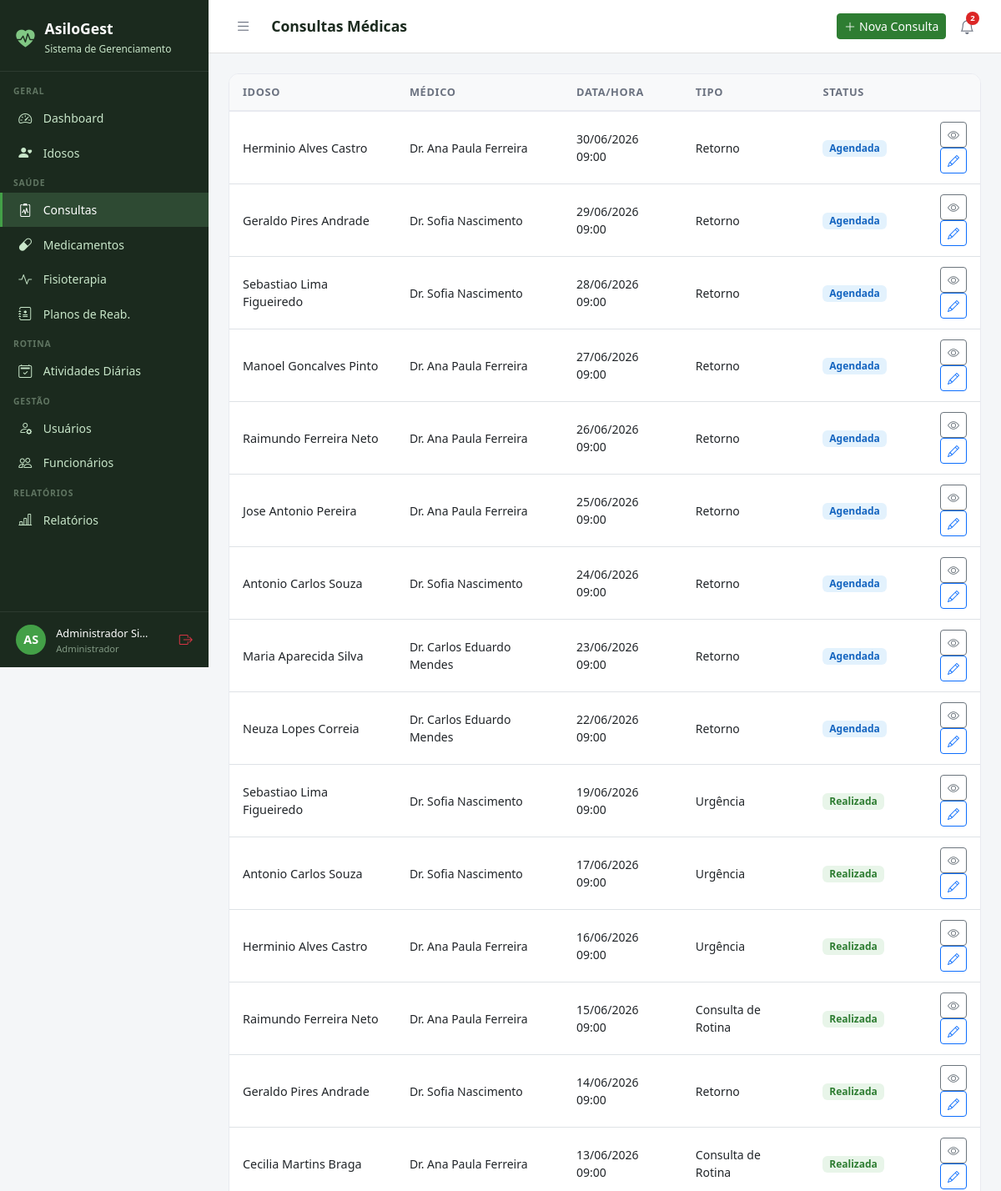
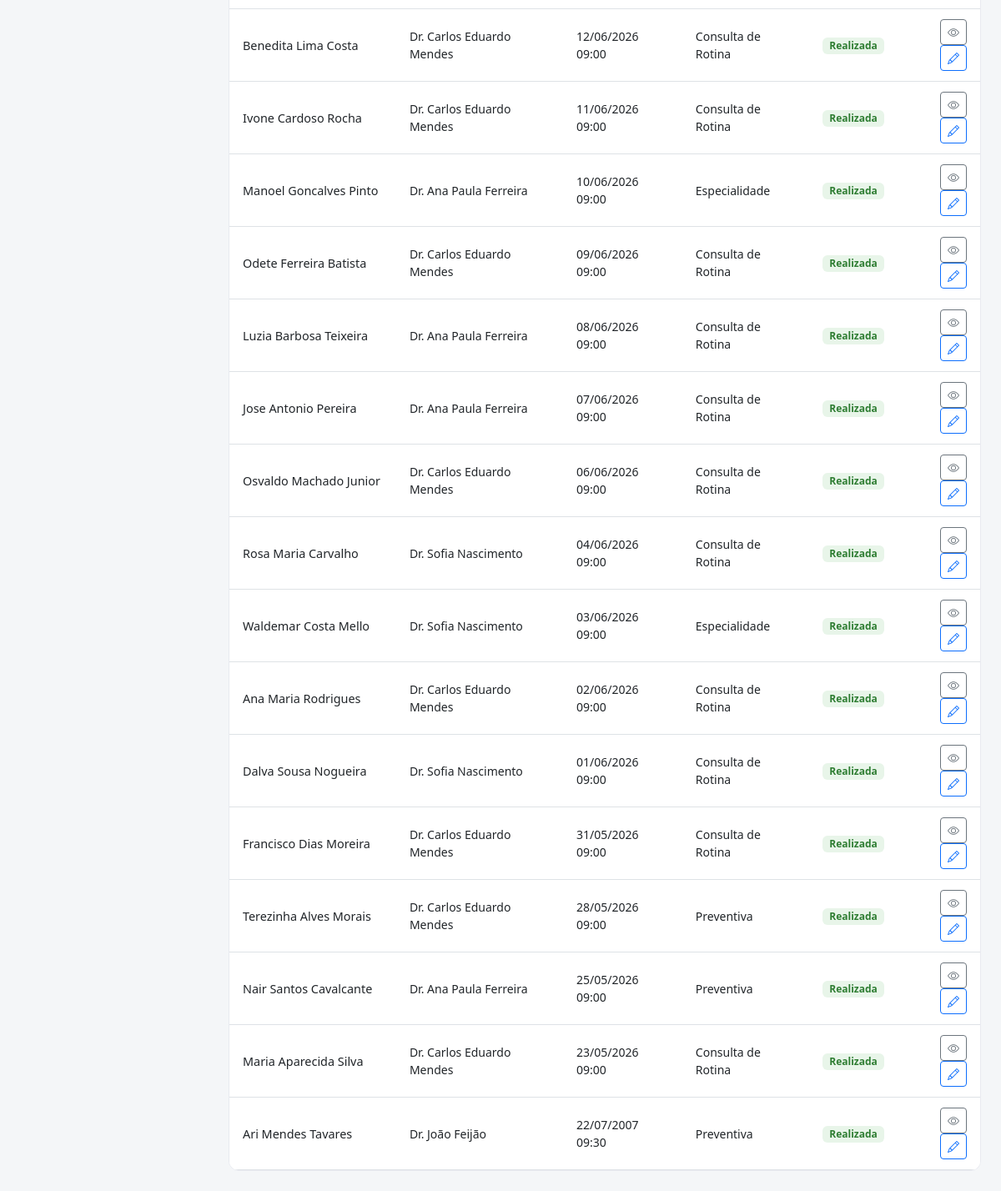
Screenshot of /consultas/ (signed in) with the database file from the repository (2 pictures, top to bottom).
### core/models.py (models this page shows, shortened)
class Usuario(AbstractUser):
    PERFIL_CHOICES = [
        ('administrador', 'Administrador'),
        ('medico', 'Médico'),
        ('fisioterapeuta', 'Fisioterapeuta'),
        ('enfermeiro', 'Enfermeiro(a)'),
        ('recepcionista', 'Recepcionista'),
        ('familiar', 'Familiar do Idoso'),
    ]
    perfil = models.CharField(
        max_length=20, choices=PERFIL_CHOICES,
        default='recepcionista', verbose_name='Perfil de Acesso'
    )
    telefone = models.CharField(max_length=15, blank=True, verbose_name='Telefone')
    cpf = models.CharField(max_length=14, unique=True, null=True, blank=True, verbose_name='CPF')
    foto = models.ImageField(upload_to='usuarios/', blank=True, null=True, verbose_name='Foto')
    data_nascimento = models.DateField(null=True, blank=True, verbose_name='Data de Nascimento')
    especialidade = models.CharField(
        max_length=100, blank=True, verbose_name='Especialidade',
        help_text='Preencha para Médico ou Fisioterapeuta'
    )
    data_admissao = models.DateField(null=True, blank=True, verbose_name='Data de Admissão')
    primeiro_acesso = models.BooleanField(
        default=True, verbose_name='Primeiro Acesso',
        help_text='Usuário deve definir senha no primeiro login'
    )
    ativo = models.BooleanField(default=True, verbose_name='Ativo')
    criado_em = models.DateTimeField(auto_now_add=True)
    class Meta:
        verbose_name = 'Usuário'
        verbose_name_plural = 'Usuários'
        ordering = ['first_name', 'last_name']
    @property
    def is_administrador(self):
        return self.perfil == 'administrador' or self.is_superuser
    @property
    def is_fisioterapeuta(self):
        return self.perfil == 'fisioterapeuta'
    @property
    def is_familiar(self):
        return self.perfil == 'familiar'
    @property
    def pode_editar_saude(self):
        return self.is_administrador or self.is_medico
    @property
    def pode_ver_saude(self):
        return (self.is_administrador or self.is_medico
                or self.is_fisioterapeuta or self.is_enfermeiro)
    @property
    def pode_cadastrar_usuarios(self):
        return self.is_administrador or self.is_recepcionista
    @property
    def pode_administrar(self):
        return self.is_administrador

### consultas/models.py (models this page shows, shortened)
class Consulta(models.Model):
    TIPO_CHOICES = [
        ('rotina', 'Consulta de Rotina'),
        ('urgencia', 'Urgência'),
        ('retorno', 'Retorno'),
        ('especialidade', 'Especialidade'),
        ('preventiva', 'Preventiva'),
    ]
    STATUS_CHOICES = [
        ('agendada', 'Agendada'),
        ('realizada', 'Realizada'),
        ('cancelada', 'Cancelada'),
        ('falta', 'Falta'),
    ]
    idoso = models.ForeignKey(Idoso, on_delete=models.CASCADE, related_name='consultas')
    medico = models.ForeignKey(Usuario, on_delete=models.SET_NULL, null=True, related_name='consultas_medico', limit_choices_to={'perfil': 'medico'})
    data_hora = models.DateTimeField(verbose_name='Data e Hora')
    tipo = models.CharField(max_length=15, choices=TIPO_CHOICES, default='rotina')
    status = models.CharField(max_length=10, choices=STATUS_CHOICES, default='agendada')
    queixa_principal = models.TextField(blank=True, verbose_name='Queixa Principal')
    anamnese = models.TextField(blank=True, verbose_name='Anamnese')
    exame_fisico = models.TextField(blank=True, verbose_name='Exame Físico')
    diagnostico = models.TextField(blank=True, verbose_name='Diagnóstico')
    prescricao = models.TextField(blank=True, verbose_name='Prescrição / Conduta')
    retorno_em = models.DateField(null=True, blank=True, verbose_name='Retorno Previsto')
    observacoes = models.TextField(blank=True)
    criado_em = models.DateTimeField(auto_now_add=True)
    atualizado_em = models.DateTimeField(auto_now=True)
    class Meta:
        verbose_name = 'Consulta'
        verbose_name_plural = 'Consultas'
        ordering = ['-data_hora']

### idosos/models.py (models this page shows, shortened)
class Idoso(models.Model):
    SEXO_CHOICES = [('M', 'Masculino'), ('F', 'Feminino')]
    TIPO_SANGUINEO = [('A+','A+'),('A-','A-'),('B+','B+'),('B-','B-'),('AB+','AB+'),('AB-','AB-'),('O+','O+'),('O-','O-')]
    STATUS_CHOICES = [('ativo','Ativo'),('inativo','Inativo'),('internado','Internado'),('falecido','Falecido')]
    nome = models.CharField(max_length=150, verbose_name='Nome Completo')
    data_nascimento = models.DateField(verbose_name='Data de Nascimento')
    sexo = models.CharField(max_length=1, choices=SEXO_CHOICES)
    cpf = models.CharField(max_length=14, unique=True, null=True, blank=True)
    rg = models.CharField(max_length=20, blank=True)
    tipo_sanguineo = models.CharField(max_length=3, choices=TIPO_SANGUINEO, blank=True)
    foto = models.ImageField(upload_to='idosos/', blank=True, null=True)
    status = models.CharField(max_length=10, choices=STATUS_CHOICES, default='ativo')
    endereco = models.CharField(max_length=200, blank=True)
    cidade = models.CharField(max_length=100, blank=True)
    estado = models.CharField(max_length=2, blank=True)
    cep = models.CharField(max_length=9, blank=True)
    alergias = models.TextField(blank=True, verbose_name='Alergias')
    condicoes_medicas = models.TextField(blank=True, verbose_name='Condições Médicas')
    observacoes = models.TextField(blank=True, verbose_name='Observações Gerais')
    data_entrada = models.DateField(verbose_name='Data de Entrada')
    numero_quarto = models.CharField(max_length=10, blank=True, verbose_name='Quarto')
    criado_em = models.DateTimeField(auto_now_add=True)
    atualizado_em = models.DateTimeField(auto_now=True)
    class Meta:
        verbose_name = 'Idoso'
        verbose_name_plural = 'Idosos'
        ordering = ['nome']

### consultas/views.py (the view, shortened to what this page needs)
# urls.py: path('', views.lista, name='lista'),
@login_required
def lista(request):
    user = request.user
    if not user.pode_ver_saude:
        messages.error(request, 'Acesso negado.')
        return redirect('dashboard')
    consultas = Consulta.objects.select_related('idoso', 'medico').order_by('-data_hora')[:50]
    return render(request, 'consultas/lista.html', {'consultas': consultas})

### templates/consultas/lista.html
{% extends 'base.html' %}
{% block title %}Consultas{% endblock %}{% block page_title %}Consultas Médicas{% endblock %}
{% block topbar_actions %}<a href="{% url 'consultas:novo' %}" class="btn btn-primary btn-sm"><i class="bi bi-plus-lg me-1"></i>Nova Consulta</a>{% endblock %}
{% block content %}
<div class="table-card"><table class="table table-hover">
<thead><tr><th>Idoso</th><th>Médico</th><th>Data/Hora</th><th>Tipo</th><th>Status</th><th></th></tr></thead>
<tbody>{% for c in consultas %}<tr>
  <td><div style="font-weight:500;">{{ c.idoso.nome }}</div></td>
  <td style="font-size:.875rem;">Dr. {{ c.medico.get_full_name|default:"–" }}</td>
  <td style="font-size:.875rem;">{{ c.data_hora|date:"d/m/Y H:i" }}</td>
  <td style="font-size:.875rem;">{{ c.get_tipo_display }}</td>
  <td>
    {% if c.status == 'realizada' %}<span class="badge" style="background:#E8F5E9;color:#2E7D32;font-size:.75rem;">Realizada</span>
    {% elif c.status == 'agendada' %}<span class="badge" style="background:#E3F2FD;color:#1565C0;font-size:.75rem;">Agendada</span>
    {% elif c.status == 'cancelada' %}<span class="badge" style="background:#FFEBEE;color:#C62828;font-size:.75rem;">Cancelada</span>
    {% else %}<span class="badge bg-secondary" style="font-size:.75rem;">{{ c.get_status_display }}</span>{% endif %}
  </td>
  <td class="text-end">
    <a href="{% url 'consultas:detalhe' c.pk %}" class="btn btn-sm btn-outline-secondary"><i class="bi bi-eye"></i></a>
    {% if user.pode_editar_saude %}<a href="{% url 'consultas:editar' c.pk %}" class="btn btn-sm btn-outline-primary"><i class="bi bi-pencil"></i></a>{% endif %}
  </td>
</tr>{% empty %}<tr><td colspan="6" class="text-center py-4 text-muted">Nenhuma consulta encontrada.</td></tr>{% endfor %}</tbody>
</table></div>{% endblock %}

### templates/base.html (shortened to what this page needs)
<!DOCTYPE html>
<html lang="pt-br">
<head>
  <link href="https://cdn.jsdelivr.net/npm/bootstrap@5.3.0/dist/css/bootstrap.min.css" rel="stylesheet">
  <link href="https://cdn.jsdelivr.net/npm/bootstrap-icons@1.11.0/font/bootstrap-icons.css" rel="stylesheet">
</head>
<body>
{% if user.is_authenticated %}
<div id="sidebar">
  <div class="sidebar-brand">
    <i class="bi bi-heart-pulse-fill" style="color:#81C784;font-size:1.4rem;"></i>
    <div>
      <h5 style="margin:0;">AsiloGest</h5>
      <small>Sistema de Gerenciamento</small>
    </div>
  </div>
  <nav class="sidebar-nav">
    <div class="nav-section">Geral</div>
    <a href="{% url 'dashboard' %}" class="sidebar-link {% if request.resolver_match.url_name == 'dashboard' %}active{% endif %}">
      <i class="bi bi-speedometer2"></i> Dashboard
    </a>
    <a href="{% url 'idosos:lista' %}" class="sidebar-link">
      <i class="bi bi-person-heart"></i>
      {% if user.is_familiar %}Meus Familiares{% else %}Idosos{% endif %}
    </a>
    {% if user.pode_ver_saude or user.is_familiar %}
    <div class="nav-section">Saúde</div>
    <a href="{% url 'consultas:lista' %}" class="sidebar-link">
      <i class="bi bi-clipboard2-pulse"></i> Consultas
    </a>
    <a href="{% url 'medicamentos:lista' %}" class="sidebar-link">
      <i class="bi bi-capsule"></i> Medicamentos
    </a>
    <a href="{% url 'fisioterapia:lista' %}" class="sidebar-link">
      <i class="bi bi-activity"></i> Fisioterapia
    </a>
    {% if user.pode_ver_saude and not user.is_familiar %}
    <a href="{% url 'fisioterapia:planos_lista' %}" class="sidebar-link">
      <i class="bi bi-journal-medical"></i> Planos de Reab.
    </a>
    {% endif %}
    {% endif %}
    <div class="nav-section">Rotina</div>
    <a href="{% url 'atividades:lista' %}" class="sidebar-link">
      <i class="bi bi-calendar2-check"></i> Atividades Diárias
    </a>
    {% if user.pode_cadastrar_usuarios %}
    <div class="nav-section">Gestão</div>
    <a href="{% url 'usuarios_lista' %}" class="sidebar-link">
      <i class="bi bi-person-gear"></i> Usuários
    </a>
    {% endif %}
    {% if user.pode_administrar %}
    <a href="{% url 'funcionarios:lista' %}" class="sidebar-link">
      <i class="bi bi-people"></i> Funcionários
    </a>
    {% endif %}
    {% if user.pode_ver_saude or user.pode_administrar %}
    <div class="nav-section">Relatórios</div>
    <a href="{% url 'relatorios:lista' %}" class="sidebar-link">
      <i class="bi bi-bar-chart-line"></i> Relatórios
    </a>
    {% endif %}
  </nav>
  <div class="sidebar-user">
    <div class="avatar">{{ user.first_name|first|upper }}{{ user.last_name|first|upper }}</div>
    <div class="info" style="min-width:0;flex:1;">
      <span>{{ user.get_full_name|truncatechars:18 }}</span>
      <small>{{ user.get_perfil_display }}</small>
    </div>
    <a href="{% url 'logout' %}" class="text-danger" title="Sair" style="flex-shrink:0;">
      <i class="bi bi-box-arrow-right"></i>
    </a>
  </div>
</div>
<div id="main">
  <div class="topbar">
    <div class="topbar-left">
      <button class="btn-toggle-sidebar" onclick="toggleSidebar()" title="Menu">
        <i class="bi bi-list"></i>
      </button>
      <h4>{% block page_title %}{% endblock %}</h4>
    </div>
    <div class="d-flex align-items-center gap-2">
      {% block topbar_actions %}{% endblock %}
      <div style="position:relative;">
        <button class="notif-btn" id="notifBtn" onclick="toggleNotif()" title="Notificações">
          <i class="bi bi-bell"></i>
          {% if notif_count %}
          <span class="notif-badge">{{ notif_count }}</span>
          {% endif %}
        </button>
      </div>
    </div>
  </div>
  <div class="content">
    {% block content %}{% endblock %}
  </div>
</div>
{% else %}
{% block full_content %}{% endblock %}
{% endif %}
</body>
</html>

### templates/base.html (style rules this page uses)
:root { --sidebar-width: 250px; --primary: #2E7D32; --primary-light: #43A047; --accent: #1565C0; --bg-sidebar: #1B2A1E; --bg-sidebar-hover: #2E4A33; --text-sidebar: #C8E6C9; --transition: 0.3s ease; }
body { background: #F4F6F8; font-family: 'Segoe UI', sans-serif; }
#sidebar { position: fixed; top: 0; left: 0; width: var(--sidebar-width); height: 100vh; background: var(--bg-sidebar); z-index: 1000; display: flex; flex-direction: column; overflow-y: auto; transition: transform var(--transition); }
.sidebar-brand { padding: 1.5rem 1.2rem 1rem; border-bottom: 1px solid rgba(255,255,255,0.08); display: flex; align-items: center; gap: .75rem; }
.sidebar-brand h5 { color: #fff; font-weight: 700; margin: 0; font-size: 1.1rem; }
.sidebar-brand small { color: var(--text-sidebar); font-size: .75rem; }
.sidebar-nav { padding: .5rem 0; flex: 1; }
.nav-section { padding: .5rem 1rem .2rem; color: rgba(200,230,201,.4); font-size: .65rem; font-weight: 700; letter-spacing: .08em; text-transform: uppercase; }
.sidebar-link { display: flex; align-items: center; gap: .65rem; padding: .55rem 1.2rem; color: var(--text-sidebar); text-decoration: none; font-size: .875rem; transition: all .2s; border-left: 3px solid transparent; }
.sidebar-link:hover, .sidebar-link.active { background: var(--bg-sidebar-hover); color: #fff; border-left-color: var(--primary-light); }
.sidebar-link i { font-size: 1rem; width: 1.2rem; }
.sidebar-user { padding: .8rem 1.2rem; border-top: 1px solid rgba(255,255,255,0.08); display: flex; align-items: center; gap: .75rem; }
.sidebar-user .avatar { width: 36px; height: 36px; background: var(--primary-light); border-radius: 50%; display: flex; align-items: center; justify-content: center; color: #fff; font-weight: 700; font-size: .9rem; flex-shrink: 0; }
.sidebar-user .info small { color: rgba(200,230,201,.6); font-size: .7rem; display: block; }
.sidebar-user .info span { color: #fff; font-size: .8rem; }
#main { margin-left: var(--sidebar-width); min-height: 100vh; display: flex; flex-direction: column; transition: margin-left var(--transition); }
.topbar { background: #fff; border-bottom: 1px solid #E0E0E0; padding: .75rem 1.5rem; display: flex; align-items: center; justify-content: space-between; position: sticky; top: 0; z-index: 999; }
.topbar-left { display: flex; align-items: center; gap: 1rem; }
.topbar h4 { margin: 0; font-size: 1.1rem; font-weight: 600; color: #1B2A1E; }
.btn-toggle-sidebar { background: none; border: none; padding: .4rem .5rem; color: #6B7280; cursor: pointer; border-radius: 6px; font-size: 1.2rem; line-height: 1; transition: background .2s, color .2s; }
.notif-btn { position: relative; background: none; border: none; padding: .4rem .5rem; color: #6B7280; cursor: pointer; border-radius: 6px; font-size: 1.1rem; transition: background .2s, color .2s; }
.notif-badge { position: absolute; top: 2px; right: 2px; background: #DC2626; color: #fff; font-size: .6rem; font-weight: 700; min-width: 16px; height: 16px; border-radius: 8px; padding: 0 4px; display: flex; align-items: center; justify-content: center; }
.content { padding: 1.5rem; flex: 1; }
.table-card { background: #fff; border-radius: 12px; border: 1px solid #E8EAF0; overflow: hidden; }
.table-card .table { margin: 0; }
.table thead th { background: #F8F9FA; border-bottom: 2px solid #E8EAF0; font-size: .8rem; font-weight: 600; color: #6B7280; text-transform: uppercase; letter-spacing: .05em; padding: .75rem 1rem; }
.table td { padding: .75rem 1rem; vertical-align: middle; font-size: .9rem; }
.btn-primary { background: var(--primary); border-color: var(--primary); }

### rows the page displays
Usuario: first_name|first "A", last_name|first "S", get_full_name "Administrador Si…", perfil "Administrador"
Consulta: idoso.nome "Herminio Alves Castro", medico.get_full_name "Ana Paula Ferreira", data_hora "30/06/2026 09:00", tipo "Retorno", status "Agendada"
Consulta: idoso.nome "Geraldo Pires Andrade", medico.get_full_name "Sofia Nascimento", data_hora "29/06/2026 09:00", tipo "Retorno", status "Agendada"
Consulta: idoso.nome "Sebastiao Lima Figueiredo", medico.get_full_name "Sofia Nascimento", data_hora "28/06/2026 09:00", tipo "Retorno", status "Agendada"
Consulta: idoso.nome "Manoel Goncalves Pinto", medico.get_full_name "Ana Paula Ferreira", data_hora "27/06/2026 09:00", tipo "Retorno", status "Agendada"
Consulta: idoso.nome "Raimundo Ferreira Neto", medico.get_full_name "Ana Paula Ferreira", data_hora "26/06/2026 09:00", tipo "Retorno", status "Agendada"
Consulta: idoso.nome "Jose Antonio Pereira", medico.get_full_name "Ana Paula Ferreira", data_hora "25/06/2026 09:00", tipo "Retorno", status "Agendada"
Consulta: idoso.nome "Antonio Carlos Souza", medico.get_full_name "Sofia Nascimento", data_hora "24/06/2026 09:00", tipo "Retorno", status "Agendada"
Consulta: idoso.nome "Maria Aparecida Silva", medico.get_full_name "Carlos Eduardo Mendes", data_hora "23/06/2026 09:00", tipo "Retorno", status "Agendada"
Consulta: idoso.nome "Neuza Lopes Correia", medico.get_full_name "Carlos Eduardo Mendes", data_hora "22/06/2026 09:00", tipo "Retorno", status "Agendada"
Consulta: idoso.nome "Sebastiao Lima Figueiredo", medico.get_full_name "Sofia Nascimento", data_hora "19/06/2026 09:00", tipo "Urgência", status "Realizada"
Consulta: idoso.nome "Antonio Carlos Souza", medico.get_full_name "Sofia Nascimento", data_hora "17/06/2026 09:00", tipo "Urgência", status "Realizada"
Consulta: idoso.nome "Herminio Alves Castro", medico.get_full_name "Ana Paula Ferreira", data_hora "16/06/2026 09:00", tipo "Urgência", status "Realizada"
Consulta: idoso.nome "Raimundo Ferreira Neto", medico.get_full_name "Ana Paula Ferreira", data_hora "15/06/2026 09:00", tipo "Consulta de Rotina", status "Realizada"
Consulta: idoso.nome "Geraldo Pires Andrade", medico.get_full_name "Sofia Nascimento", data_hora "14/06/2026 09:00", tipo "Retorno", status "Realizada"
Consulta: idoso.nome "Cecilia Martins Braga", medico.get_full_name "Ana Paula Ferreira", data_hora "13/06/2026 09:00", tipo "Consulta de Rotina", status "Realizada"
Consulta: idoso.nome "Benedita Lima Costa", medico.get_full_name "Carlos Eduardo Mendes", data_hora "12/06/2026 09:00", tipo "Consulta de Rotina", status "Realizada"
Consulta: idoso.nome "Ivone Cardoso Rocha", medico.get_full_name "Carlos Eduardo Mendes", data_hora "11/06/2026 09:00", tipo "Consulta de Rotina", status "Realizada"
Consulta: idoso.nome "Manoel Goncalves Pinto", medico.get_full_name "Ana Paula Ferreira", data_hora "10/06/2026 09:00", tipo "Especialidade", status "Realizada"
Consulta: idoso.nome "Odete Ferreira Batista", medico.get_full_name "Carlos Eduardo Mendes", data_hora "09/06/2026 09:00", tipo "Consulta de Rotina", status "Realizada"
Consulta: idoso.nome "Luzia Barbosa Teixeira", medico.get_full_name "Ana Paula Ferreira", data_hora "08/06/2026 09:00", tipo "Consulta de Rotina", status "Realizada"
Consulta: idoso.nome "Jose Antonio Pereira", medico.get_full_name "Ana Paula Ferreira", data_hora "07/06/2026 09:00", tipo "Consulta de Rotina", status "Realizada"
Consulta: idoso.nome "Osvaldo Machado Junior", medico.get_full_name "Carlos Eduardo Mendes", data_hora "06/06/2026 09:00", tipo "Consulta de Rotina", status "Realizada"
Consulta: idoso.nome "Rosa Maria Carvalho", medico.get_full_name "Sofia Nascimento", data_hora "04/06/2026 09:00", tipo "Consulta de Rotina", status "Realizada"
Consulta: idoso.nome "Waldemar Costa Mello", medico.get_full_name "Sofia Nascimento", data_hora "03/06/2026 09:00", tipo "Especialidade", status "Realizada"
Consulta: idoso.nome "Ana Maria Rodrigues", medico.get_full_name "Carlos Eduardo Mendes", data_hora "02/06/2026 09:00", tipo "Consulta de Rotina", status "Realizada"
Consulta: idoso.nome "Dalva Sousa Nogueira", medico.get_full_name "Sofia Nascimento", data_hora "01/06/2026 09:00", tipo "Consulta de Rotina", status "Realizada"
Consulta: idoso.nome "Francisco Dias Moreira", medico.get_full_name "Carlos Eduardo Mendes", data_hora "31/05/2026 09:00", tipo "Consulta de Rotina", status "Realizada"
Consulta: idoso.nome "Terezinha Alves Morais", medico.get_full_name "Carlos Eduardo Mendes", data_hora "28/05/2026 09:00", tipo "Preventiva", status "Realizada"
Consulta: idoso.nome "Nair Santos Cavalcante", medico.get_full_name "Ana Paula Ferreira", data_hora "25/05/2026 09:00", tipo "Preventiva", status "Realizada"
Consulta: idoso.nome "Maria Aparecida Silva", medico.get_full_name "Carlos Eduardo Mendes", data_hora "23/05/2026 09:00", tipo "Consulta de Rotina", status "Realizada"
Consulta: idoso.nome "Ari Mendes Tavares", medico.get_full_name "João Feijão", data_hora "22/07/2007 09:30", tipo "Preventiva", status "Realizada"

### other values shown
{{ notif_count }} "2"
